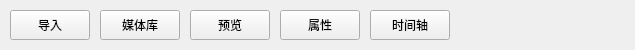
<?xml version="1.0" encoding="UTF-8"?>
<ui version="4.0">
 <class>LLibraryTopButtonPannel</class>
 <widget class="QWidget" name="LLibraryTopButtonPannel">
  <property name="geometry">
   <rect>
    <x>0</x>
    <y>0</y>
    <width>635</width>
    <height>50</height>
   </rect>
  </property>
  <property name="minimumSize">
   <size>
    <width>0</width>
    <height>50</height>
   </size>
  </property>
  <property name="maximumSize">
   <size>
    <width>16777215</width>
    <height>50</height>
   </size>
  </property>
  <property name="windowTitle">
   <string>Form</string>
  </property>
  <layout class="QHBoxLayout" name="horizontalLayout">
   <property name="spacing">
    <number>10</number>
   </property>
   <property name="leftMargin">
    <number>10</number>
   </property>
   <property name="topMargin">
    <number>5</number>
   </property>
   <property name="rightMargin">
    <number>10</number>
   </property>
   <property name="bottomMargin">
    <number>5</number>
   </property>
   <item>
    <widget class="QPushButton" name="btn_import">
     <property name="minimumSize">
      <size>
       <width>80</width>
       <height>30</height>
      </size>
     </property>
     <property name="text">
      <string>导入</string>
     </property>
    </widget>
   </item>
   <item>
    <widget class="QPushButton" name="btn_library">
     <property name="minimumSize">
      <size>
       <width>80</width>
       <height>30</height>
      </size>
     </property>
     <property name="text">
      <string>媒体库</string>
     </property>
    </widget>
   </item>
   <item>
    <widget class="QPushButton" name="btn_preview">
     <property name="minimumSize">
      <size>
       <width>80</width>
       <height>30</height>
      </size>
     </property>
     <property name="text">
      <string>预览</string>
     </property>
    </widget>
   </item>
   <item>
    <widget class="QPushButton" name="btn_property">
     <property name="minimumSize">
      <size>
       <width>80</width>
       <height>30</height>
      </size>
     </property>
     <property name="text">
      <string>属性</string>
     </property>
    </widget>
   </item>
   <item>
    <widget class="QPushButton" name="btn_timeline">
     <property name="minimumSize">
      <size>
       <width>80</width>
       <height>30</height>
      </size>
     </property>
     <property name="text">
      <string>时间轴</string>
     </property>
    </widget>
   </item>
   <item>
    <spacer name="horizontalSpacer">
     <property name="orientation">
      <enum>Qt::Horizontal</enum>
     </property>
     <property name="sizeHint" stdset="0">
      <size>
       <width>40</width>
       <height>20</height>
      </size>
     </property>
    </spacer>
   </item>
  </layout>
 </widget>
 <resources/>
 <connections/>
</ui>
